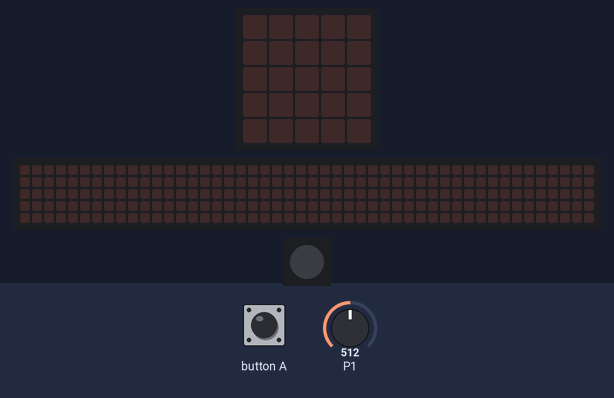
Bench run of a program on a simulated Calliope mini (MakeCode). Shown: the board's 5×5 LED display, a strip that is not on the board, showing the scrolling text unrolled, 1 RGB LEDs in strip order, left to right. The test bench sets the inputs (shaded band); at power-on: P1 = 512 (analog values on the 0–1023 scale). The 48×5 strip is a reading aid, not a part: it shows the text the display is scrolling, unrolled, one strip-width of it at a time.

Above: at 1.2 s.
1.3 s: button A pressed for 0.15 s
At 1.52 s:
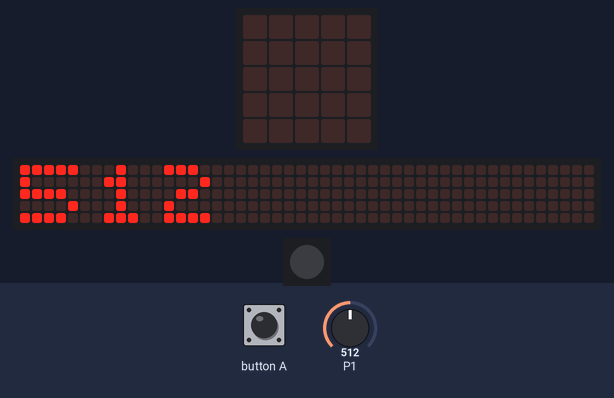
At 1.97 s:
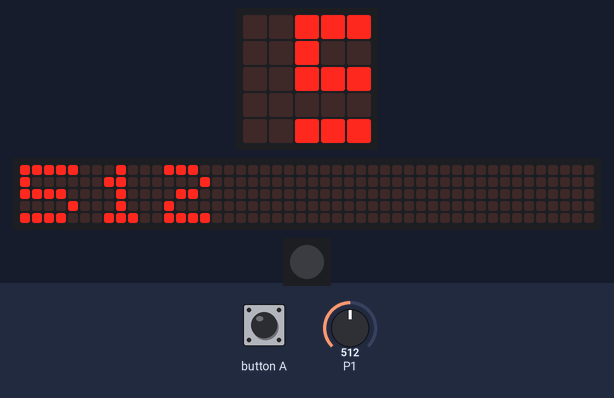
4.3 s: button A pressed for 0.15 s
At 11.4 s:
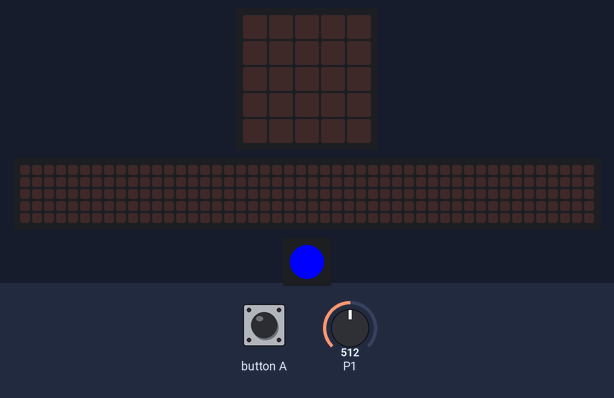
Timing chart, 0 to 12.9 s (numbered marks = the images above; inputs shaded):
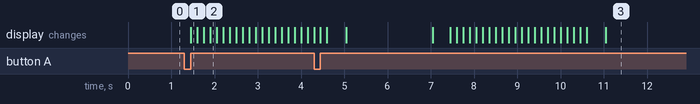

Measured:
- after the input at 1.3 s, the display: changes after 0.15 s (image 1)
- after the input at 4.3 s, the display: first differs from a run without the input after 3.2 s (image 3 shows a later state)

The program:

main.ts
```typescript
let Feuchtigkeit = 0
input.onButtonEvent(Button.A, input.buttonEventClick(), function () {
    Feuchtigkeit = pins.analogReadPin(AnalogPin.P1)
    basic.showNumber(Feuchtigkeit)
    basic.pause(2000)
    basic.showLeds(`
        . # . # .
        . . . . .
        # . . . #
        . # # # .
        . . . . .
        `)
    if (Feuchtigkeit < 280) {
        basic.setLedColor(0xff0000)
    } else {
        basic.setLedColor(0x0000ff)
    }
})
basic.forever(function () {

})
```

test.ts
```typescript
// Hier kann man Tests durchführen; diese Datei wird nicht kompiliert, wenn dieses Paket als Erweiterung verwendet wird.
```
